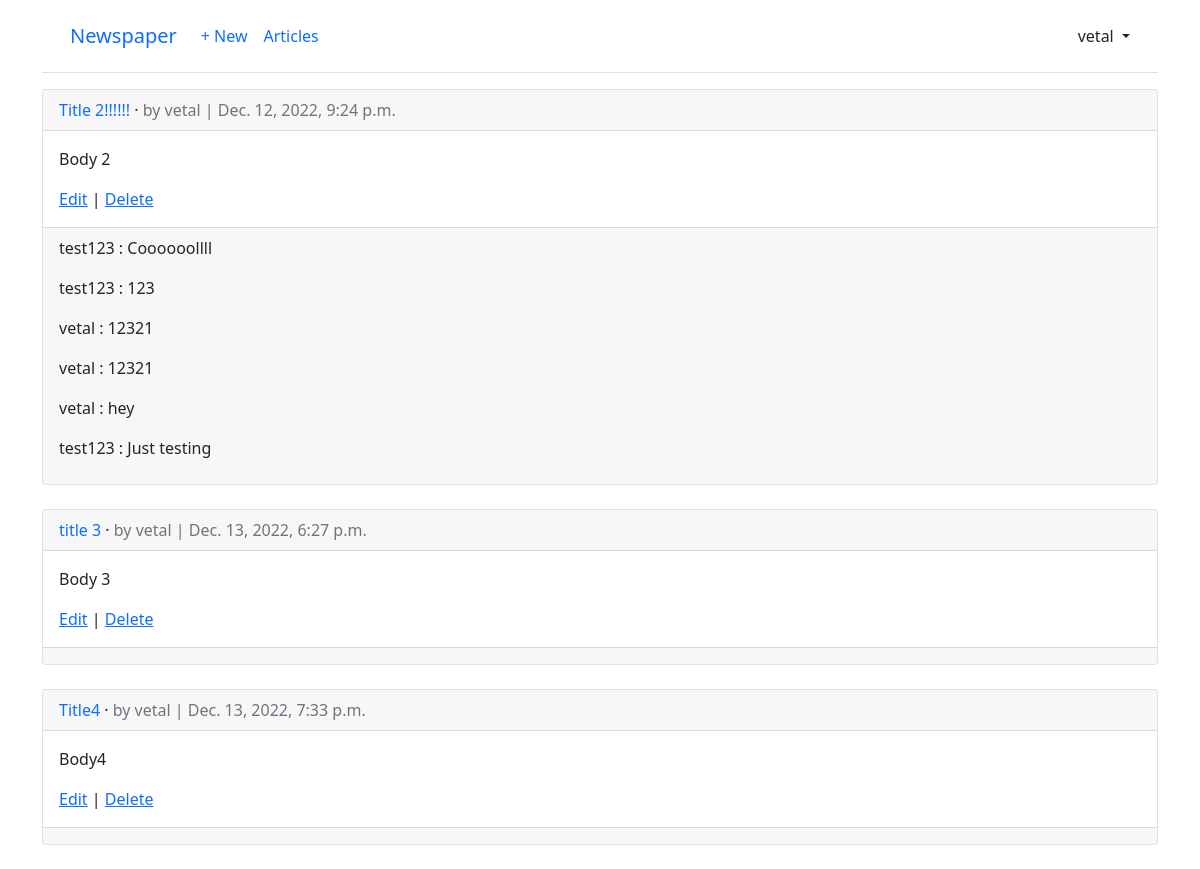
Page /articles/ (signed in) on the committed database.
### accounts/models.py (models this page shows)
class CustomUser(AbstractUser):
    age = models.PositiveIntegerField(null=True, blank=True)

### articles/models.py (models this page shows, shortened)
class Article(models.Model):
    title = models.CharField(max_length=255)
    body = models.TextField()
    date = models.DateTimeField(auto_now_add=True)
    author = models.ForeignKey(settings.AUTH_USER_MODEL, on_delete=models.CASCADE)

class Comment(models.Model):
    article = models.ForeignKey(Article, on_delete=models.CASCADE)
    comment = models.CharField(max_length=140)
    author = models.ForeignKey(settings.AUTH_USER_MODEL, on_delete=models.CASCADE)
    def __str__(self):
        return self.comment

### articles/views.py (the view)
# urls.py: path('', ArticleListView.as_view(), name='article_list'),
class ArticleListView(LoginRequiredMixin, ListView):
    template_name = 'article_list.html'
    model = Article

### accounts/templates/article_list.html (shortened to what this page needs)
{% extends 'base.html' %}
{% block content %}
{% for article in article_list %}
  <div class="card">
    <div class="card-header">
      <span class="font-weight-bold"> <a href="{% url 'article_detail' article.pk %}"
                                         style="text-decoration: none"> {{ article.title }}</a></span> &middot;
      <span class="text-muted">by {{ article.author }} |
      {{ article.date }}</span>
    </div>
  <div class="card-body">
      <p>{{ article.body }}</p>
      <a href="{% url 'article_edit' article.pk %}">Edit</a> |
      <a href="{% url 'article_delete' article.pk %}">Delete</a>
  </div>
    <div class="card-footer">
        {% for comment in article.comment_set.all %}
        <p>
        <span class="font-weight-bold">
        {{ comment.author }} &#58;
        </span>
        {{ comment }}
        </p>
        {% endfor %}
    </div>
  </div>
    <br />
{% endfor %}
{% endblock content %}

### accounts/templates/base.html (shortened to what this page needs)
{% load static %}
<!DOCTYPE html>
<html lang="en">
<head>
<link href="https://cdn.jsdelivr.net/npm/bootstrap@5.1.3/dist/css/bootstrap.min.css" rel="stylesheet"
>
</head>
<body>
    <div class="container">
        <header class="p-3 mb-3 border-bottom">
            <div class="container">
    <div class="d-flex flex-wrap align-items-center justify-content-center justify-content-lg-start">
        <a class="navbar-brand" href="{% url 'home' %}">Newspaper</a>
        <ul class="nav col-12 col-lg-auto me-lg-auto mb-2 justify-content-center mb-md-0">
            {% if user.is_authenticated %}
            <li> <a href="{% url 'article_new' %}" class="nav-link px-2 link-blue">+ New</a> </li>
            <li> <a href="{% url 'article_list' %}" class="nav-link px-2 link-blue">Articles</a> </li>
        </ul>
        <div class="dropdown text-end">
            <a href="#" class="d-block link-dark text-decoration-none dropdown-toggle"
                id="dropdownUser1" data-bs-toggle="dropdown" aria-expanded="false">
            {{ user.username }}
            </a>
                </div>
            {% endif %}
            </div>
            </div>
        </header>
    <main>
        {% block content %}
        {% endblock content %}
    </main>
    </div>
</body>
</html>

### rows in the picture
CustomUser: username "vetal"
Article: title "Title 2!!!!!!", author "vetal", date "Dec. 12, 2022, 9:24 p.m.", body "Body 2"
Comment: author "test123", comment "Coooooollll"
Comment: author "test123", comment "123"
Comment: author "vetal", comment "12321"
Comment: author "vetal", comment "12321"
Comment: author "vetal", comment "hey"
Comment: author "test123", comment "Just testing"
Article: title "title 3", author "vetal", date "Dec. 13, 2022, 6:27 p.m.", body "Body 3"
Article: title "Title4", author "vetal", date "Dec. 13, 2022, 7:33 p.m.", body "Body4"
